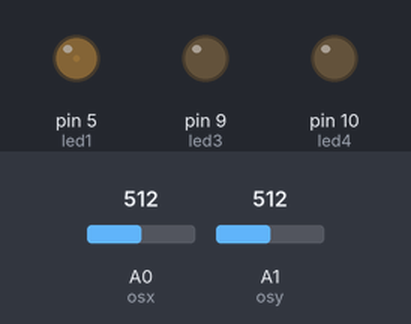
The sketch below on a simulated Arduino Uno, built with avr-gcc and run on an emulated ATmega328P. Shown: output pins drawn as LEDs (lit = HIGH). The inputs (shaded band) are chosen by the test bench; at power-on: A0 (osx) = 512, A1 (osy) = 512.

Above: at 1.2 s.
1.3 s: A0 (osx) set to 716
At 2.3 s:
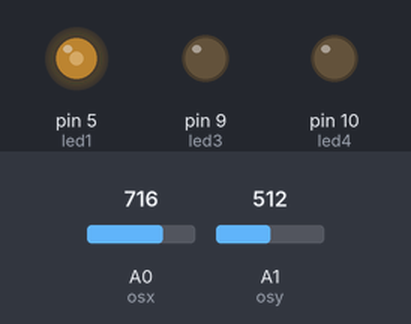
2.8 s: A1 (osy) set to 716
At 3.4 s:
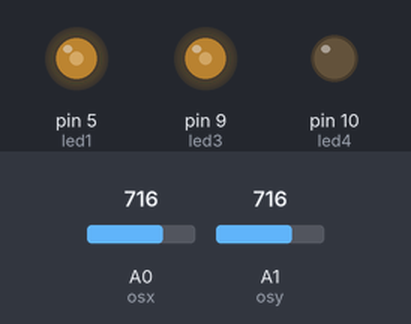
4.3 s: A0 (osx) set to 900
At 4.6 s:
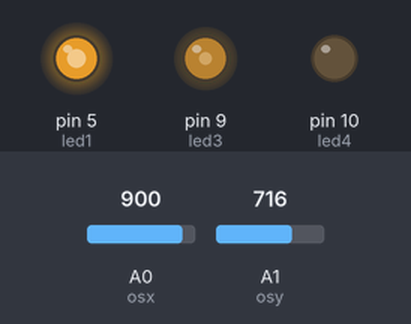
5.8 s: A1 (osy) set to 900
At 6.9 s:
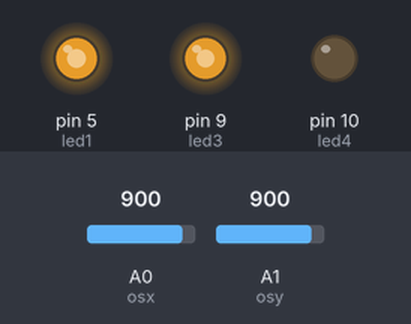
7.3 s: A0 (osx) set to 1023
At 8.1 s:
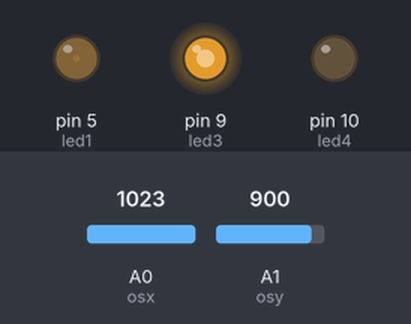
8.8 s: A1 (osy) set to 306
At 9.2 s:
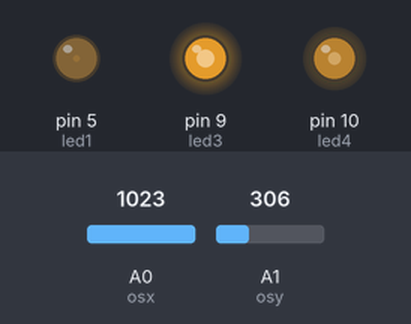
Timing chart, 0 to 11.3 s (numbered marks = the images above; inputs shaded):
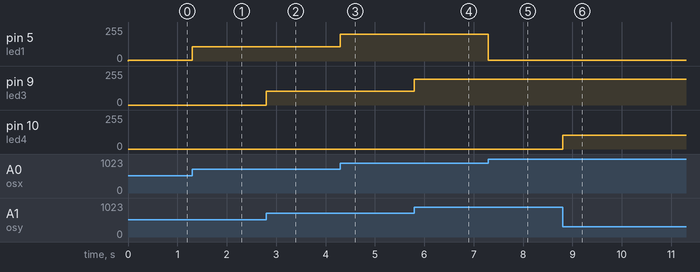

Measured:
- after the input at 1.3 s, pin 5 (led1): 6/255 → 108/255 at once
- after the input at 2.8 s, pin 9 (led3): 0/255 → 102/255 at once
- after the input at 4.3 s, pin 5 (led1): 108/255 → 200/255 at once
- after the input at 5.8 s, pin 9 (led3): 102/255 → 194/255 at once
- after the input at 7.3 s, pin 5 (led1): 200/255 → 5/255 at once
- after the input at 8.8 s, pin 10 (led4): 0/255 → 102/255 at once

The sketch:

Joystick3.ino
```cpp
#define przycisk A2
#define osx A0
#define osy A1
#define led1 5
#define led2 6
#define led3 9
#define led4 10

int x=0;
int y=0;
int brightness = 0;
const int midx = 500;
const int midy = 511;

void setup() {
  // put your setup code here, to run once:
  pinMode(przycisk, INPUT);
  digitalWrite(przycisk, HIGH);
  pinMode(osx, INPUT);
  pinMode(osy, INPUT);
}

void loop() {
  // put your main code here, to run repeatedly:
  x=analogRead(osx);
  y=analogRead(osy);
  if(x>midx)
  {
    x=(x-midx)/2;
    analogWrite(led1, x);
  }else
  {
    x=-(x-midx)/2;
    analogWrite(led2, x);
  }
  if(y>midy)
  {
    y=(y-midy)/2;
    analogWrite(led3, y);
  }else
  {
    y=-(y-midy)/2;
    analogWrite(led4, y);
  }
}
```
